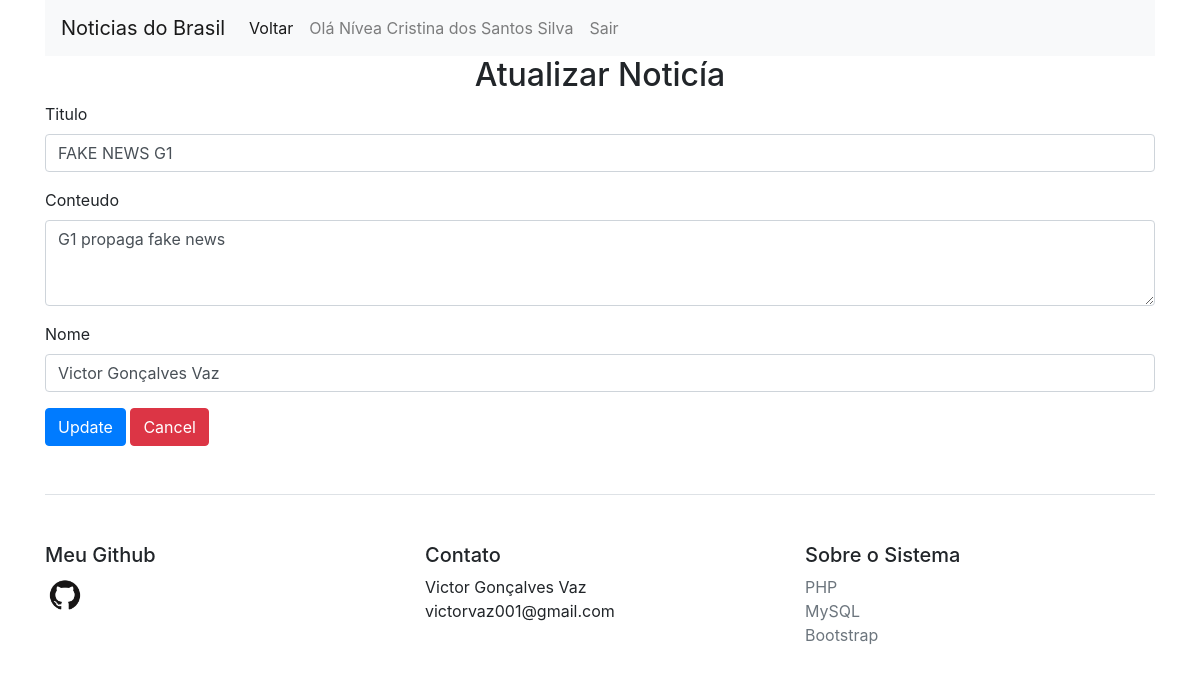
The page /updateNoticia.php?id=1 (signed in) on the database its author committed.
### tables this page shows
CREATE TABLE noticias
(
	id int primary key auto_increment,
	titulo_materia varchar(150),
	conteudo_materia varchar(2000),
	nome_pessoa varchar(50),
	data_materia DATETIME
);

### updateNoticia.php (the view, shortened to what this page needs)
<?php
require 'config.php';
if(isset($_SESSION["id"]) && !empty($_SESSION["id"])){
	$nome = $_SESSION["nome"];
} else {
	header("Location: login.php");
}
?>
<?php
if(isset($_GET["id"]) && !empty($_GET["id"])){
	$id = addslashes($_GET["id"]);
	$sql = "SELECT * FROM noticias WHERE id = $id";
	$sql = $pdo->query($sql);
	if($sql->rowCount() > 0){
		$noticia = $sql->fetch();
	} else {
		header("Location: adminPage.php");
	}
}
?>
<!DOCTYPE html>
<html>
<head>
	<link rel="stylesheet" href="https://stackpath.bootstrapcdn.com/bootstrap/4.5.2/css/bootstrap.min.css">
</head>
<body>
	<div class="container">
		<nav class="navbar navbar-expand-lg navbar-light bg-light">
			<a class="navbar-brand" href="addNoticia.php">Noticias do Brasil</a>
			<div class="collapse navbar-collapse" id="navbarNavAltMarkup">
				<div class="navbar-nav">
					<a class="nav-link active" href="index.php">Voltar <span class="sr-only">(current)</span></a>
					<a class="nav-link" href="addNoticia.php"><?php echo "Olá ".$nome?></a>
					<a class="nav-link" href="logout.php" onclick="return confirm('Deseja ecerrar sessão?')">Sair</a>
				</div>
			</div>
		</nav>
		<h2 style="text-align: center;">Atualizar Noticía</h2>
		<form method="POST">
			<div class="form-group">
				<label for="titulo">Titulo</label>
				<input type="text" class="form-control" name="titulo" required
				value="<?php echo $noticia["titulo_materia"]; ?>"/>
			</div>
			<div class="form-group">
				<label for="conteudo">Conteudo</label>
				<textarea class="form-control" rows="3" name="conteudo" required/><?php echo $noticia["conteudo_materia"]; ?></textarea>
			</div>
			<div class="form-group">
				<label for="nome">Nome</label>
				<input type="text" class="form-control" name="nome" required
				value="<?php echo $noticia["nome_pessoa"]; ?>"/>
			</div>
			<button type="submit" class="btn btn-primary">Update</button>
			<a type="submit" class="btn btn-danger" href="adminPage.php"
			onclick="return confirm('Confirmar o cancelamento?');">Cancel</a>
		</form>
		<footer class="pt-4 my-md-5 pt-md-5 border-top">
			<div class="row">
				<div class="col-6 col-md">
					<h5>Meu Github</h5>
					<a href="https://github.com/victorvaz001/ProjetosPHP" target="_blank"><img class="mb-2" src="GitHub-Mark.png" alt="" width="40" height="40"></a>
				</div>
				<div class="col-6 col-md">
					<h5>Contato</h5>
					<ul class="list-unstyled text-small">
						<li><p>Victor Gonçalves Vaz<br/>victorvaz001@gmail.com</p></li>
					</ul>
				</div>
				<div class="col-6 col-md">
					<h5>Sobre o Sistema</h5>
					<ul class="list-unstyled text-small">
						<li><a class="text-muted" href="https://www.php.net/" target="_blank">PHP</a></li>
						<li><a class="text-muted" href="https://www.mysql.com/" target="_blank">MySQL</a></li>
						<li><a class="text-muted" href="https://getbootstrap.com/" target="_blank">Bootstrap</a></li>
					</ul>
				</div>
			</div>
		</footer>
	</div>
</body>
</html>

### rows shown on the page
noticias: titulo "FAKE NEWS G1", conteudo "G1 propaga fake news", nome "Victor Gonçalves Vaz"

### other values the page prints
$nome "Nívea Cristina dos Santos Silva"
